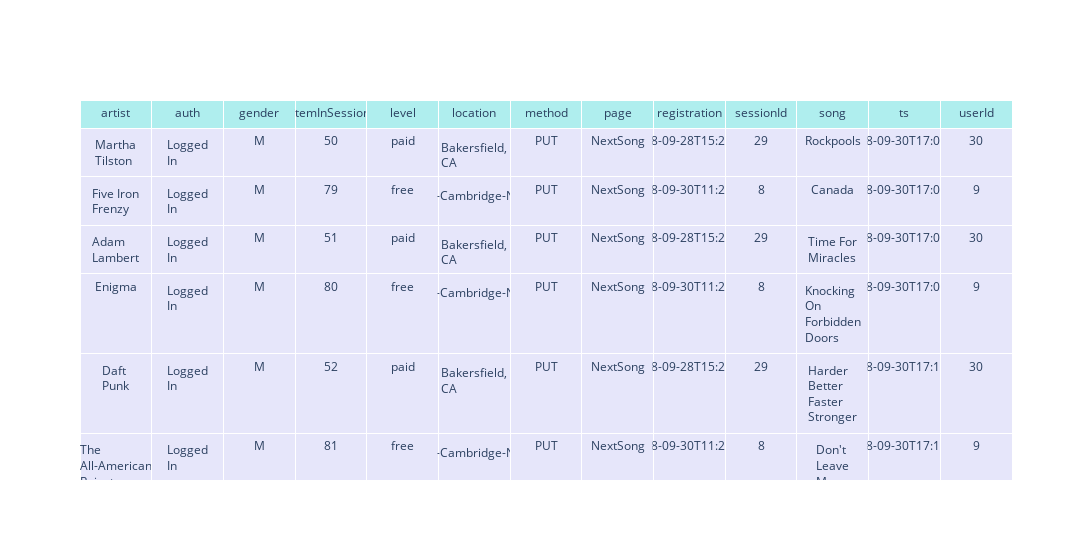

This figure's notebook cell:
### Markdown cell above
## First Table: Original Data

### Code cell
data_table(drop_cols=["Unnamed: 0", "firstName", "lastName", "status", "userAgent", "length"], 
               parse_dates=["ts", "registration"],
               path="./data/original_data.csv")

### Figure 1 — Plotly figure (JSON) as saved in the notebook; plotly's stock layout.template omitted (floating-point values rounded to 4 significant figures; data arrays with more than 128 entries replaced by an {"elided": "..."} marker saying what was removed)
{"data": [{"cells": {"align": "center", "fill": {"color": "lavender"}, "values": {"elided": "13x20 mixed values"}}, "header": {"align": "center", "fill": {"color": "paleturquoise"}, "values": ["artist", "auth", "gender", "itemInSession", "level", "location", "method", "page", "registration", "sessionId", "song", "ts", "userId"]}, "type": "table"}], "layout": {"width": 3500}}
